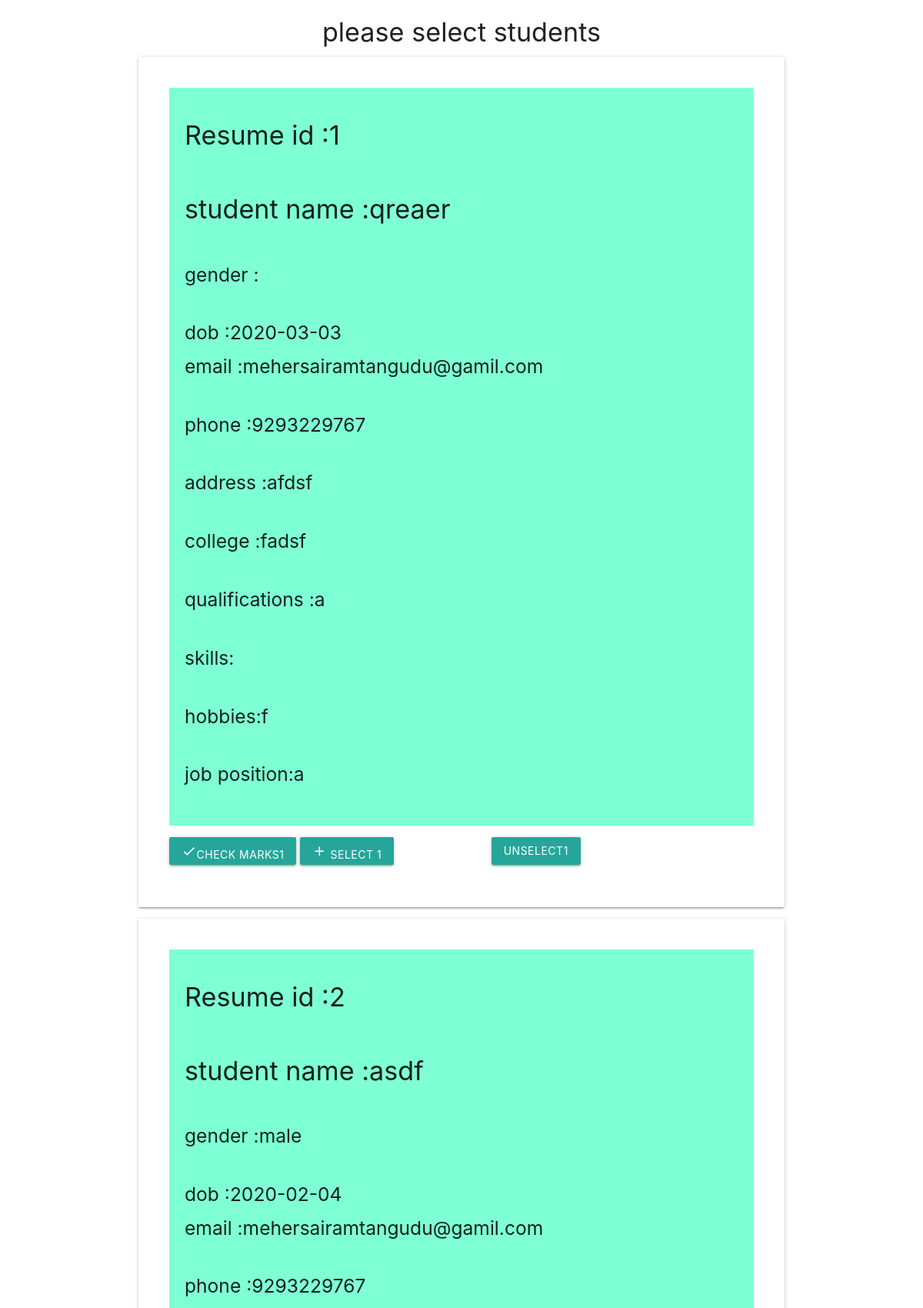
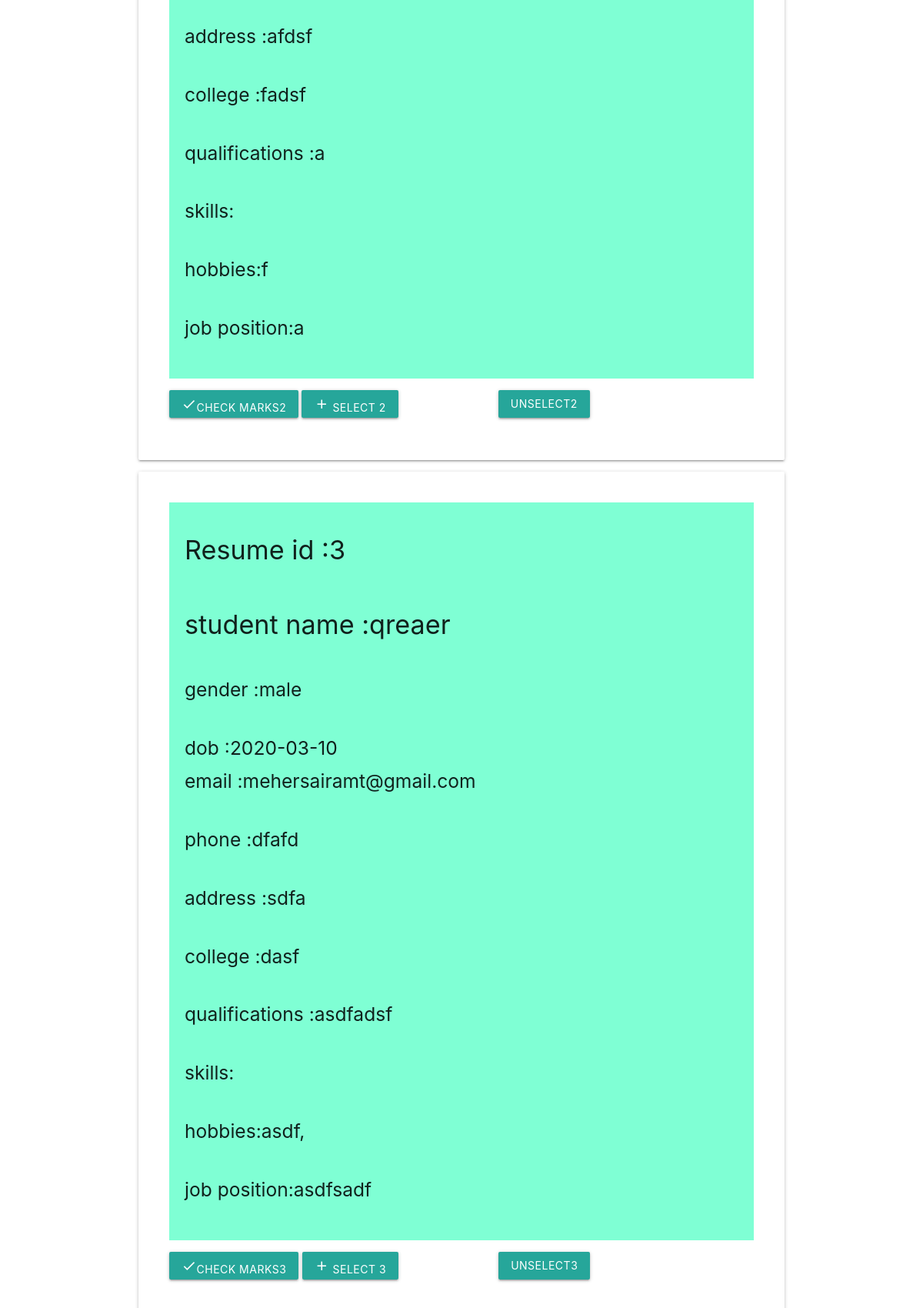
The app's page /hr_module/selectstudents.php (upper part) with its own data (2 pictures, top to bottom).
### tables this page shows
CREATE TABLE `resumes` (
  `id` int(11) NOT NULL,
  `studentname` char(30) DEFAULT NULL,
  `gender` char(10) DEFAULT NULL,
  `dob` char(10) DEFAULT NULL,
  `email` char(30) DEFAULT NULL,
  `phone` char(12) DEFAULT NULL,
  `address` char(40) DEFAULT NULL,
  `college` char(50) DEFAULT NULL,
  `qualifications` char(100) DEFAULT NULL,
  `skills` char(80) DEFAULT NULL,
  `hobby` char(80) DEFAULT NULL,
  `jobposition` char(80) DEFAULT NULL,
  `jobid` char(30) DEFAULT NULL
);

### hr_module/selectstudents.php (the view, shortened to what this page needs)
<html>
    <head>
        <link href="selectstudentcss.css" rel="stylesheet">
        <link rel="stylesheet" href="https://cdnjs.cloudflare.com/ajax/libs/materialize/1.0.0/css/materialize.min.css">
    </head>
    <body>
        <?php
        $connect = mysqli_connect("localhost", "root", "", "admin")or die(mysqli_error($connect));
        $query = "select * from resumes ";
        $exec = mysqli_query($connect, $query) or die(mysqli_error($connect));
        ?>
        <div style="text-align: center" class="heading"> <h4><?php echo " please select students"; ?></h4>
        </div>
        <div class="job-body container">
            <?php while ($row = mysqli_fetch_array($exec)) { ?>
                <div class="job-container card ">
                    <div class="job">
                        <h4 >Resume id :<?php echo $row[0]; ?></h4></br>
                        <h4 class="company">student name :<?php echo $row[1]; ?></h1></br>
                        <h5 class="jobname">gender :<?php echo $row[2]; ?></h2></br>
                        <h5 class="location">dob :<?php echo $row[3]; ?></h3</br>
                        <h5 class="jobdetails">email :<?php echo $row[4]; ?></h4></br>
                        <h5 class="phone">phone :<?php echo $row[5]; ?></h4></br>
                        <h5 class="experience"> address :<?php echo $row[6]; ?></h4></br>
                        <h5 class="salary">college :<?php echo $row[7]; ?></h4></br>
                        <h5 class="qualifications">qualifications :<?php echo $row[8]; ?></h4></br>
                        <h5 class="skills">skills:<?php echo $row[9]; ?></h4></br>
                        <h5 class="skills">hobbies:<?php echo $row[10]; ?></h4></br>
                        <h5 class="jobposition">job position:<?php echo $row[11]; ?></h4></br>
                    </div>
                    <div>
                        <button class="btn" onclick="checkmarks(this.value)"  value="<?php echo $row[0]; ?>" ><i class="material-icons">check</i>check marks<?php echo $row[0]; ?> </button>
                        <button class="btn" onclick="select(this.value)"  value="<?php echo $row[0]; ?>" ><i class="material-icons">add</i> SELECT <?php echo $row[0]; ?> </button>
                        <button class="btn" onclick="unselect(this.value)"  value="<?php echo $row[0]; ?>" >UNSELECT<?php echo $row[0]; ?> </button>
                    </div>
                </div>
            <?php } ?>
        </div>
    </body>
</html>

### hr_module/selectstudentcss.css (style rules this page uses)
.job-container { padding: 40px; }
.job { background-color: aquamarine; padding: 20px; }

### records on screen
resumes: id "1", studentname "qreaer", dob "2020-03-03", email "mehersairamtangudu@gamil.com", phone "9293229767", address "afdsf", college "fadsf", qualifications "a", hobby "f", jobposition "a"
resumes: id "2", studentname "asdf", gender "male", dob "2020-02-04", email "mehersairamtangudu@gamil.com", phone "9293229767", address "afdsf", college "fadsf", qualifications "a", hobby "f", jobposition "a"
resumes: id "3", studentname "qreaer", gender "male", dob "2020-03-10", email "mehersairamt@gmail.com", phone "dfafd", address "sdfa", college "dasf", qualifications "asdfadsf", hobby "asdf,", jobposition "asdfsadf"
